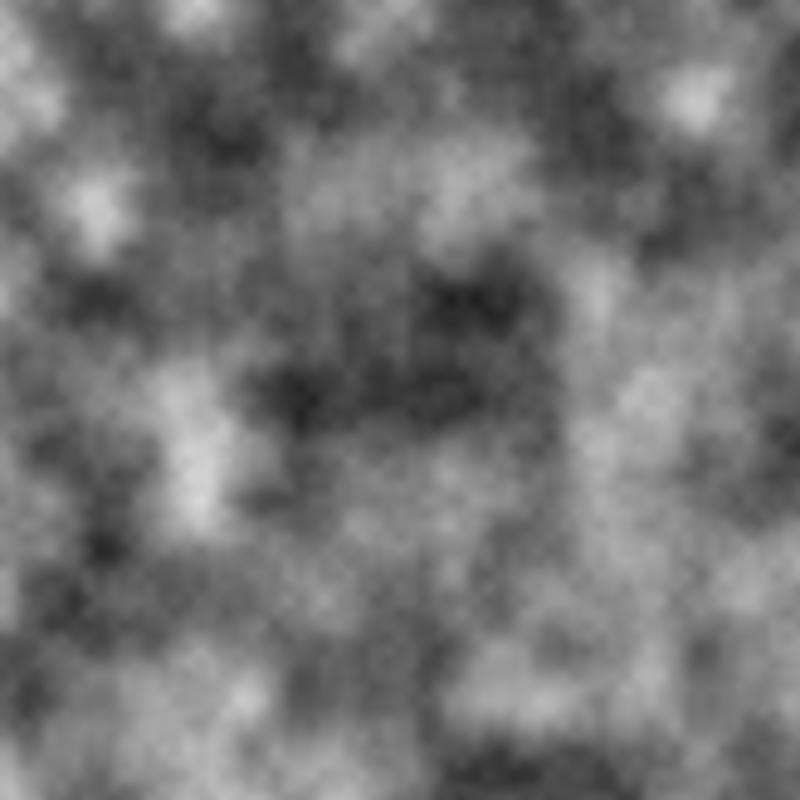
Frame 1 (no input)
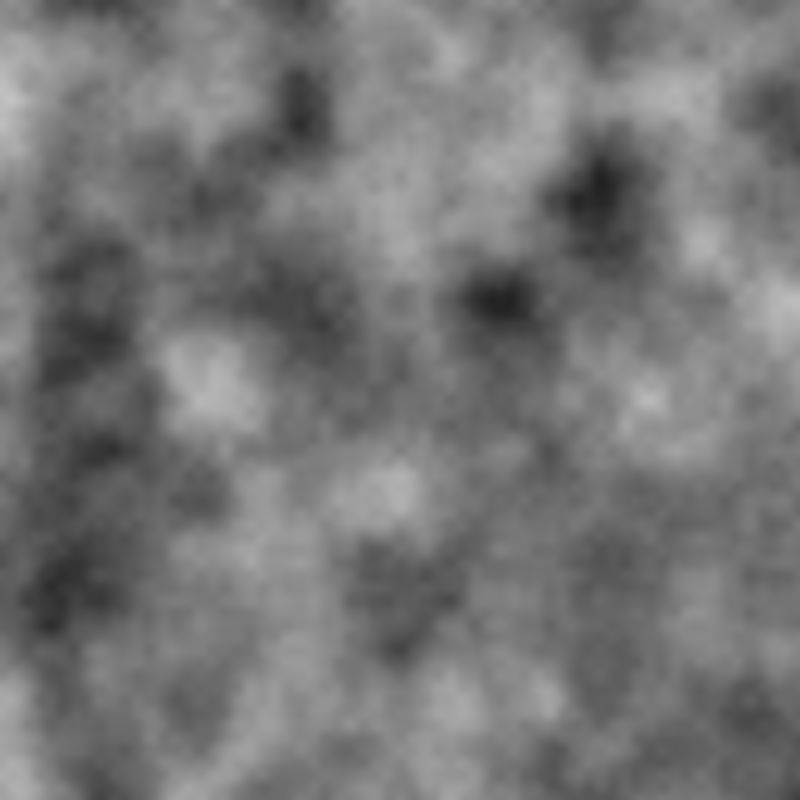
Frame 60 (the mouse pressed at the canvas centre just before this capture)
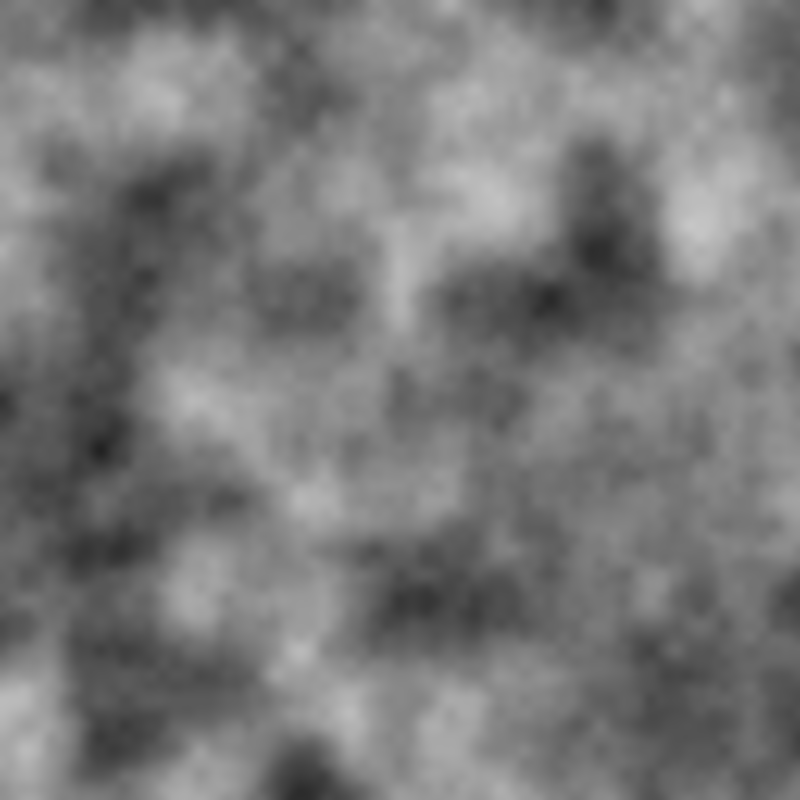
Frame 120 (the mouse held since frame 60 and released just before this capture)

The Processing sketch that drew these frames (run headless with seeded random() and noise(); from frame 60 on, the mouse is pressed at the canvas centre):

// Processing sketch: noise_cloud
// ── noise_cloud.pde
void setup() {
    size(800, 800);
}

float z = 0;

void draw() {
    loadPixels();
    float xoff = 0.0;    
    for (int x = 0; x < width; x++) {
        float yoff = 0.0;
        for (int y = 0; y < height; y++) {
            float bright = map(noise(xoff, yoff, z), 0, 1, 0, 255);
            pixels[x + y * width] = color(bright);
            yoff += 0.01;
        }
        xoff += 0.01;
    }
    updatePixels();
    z += 0.01;
}
